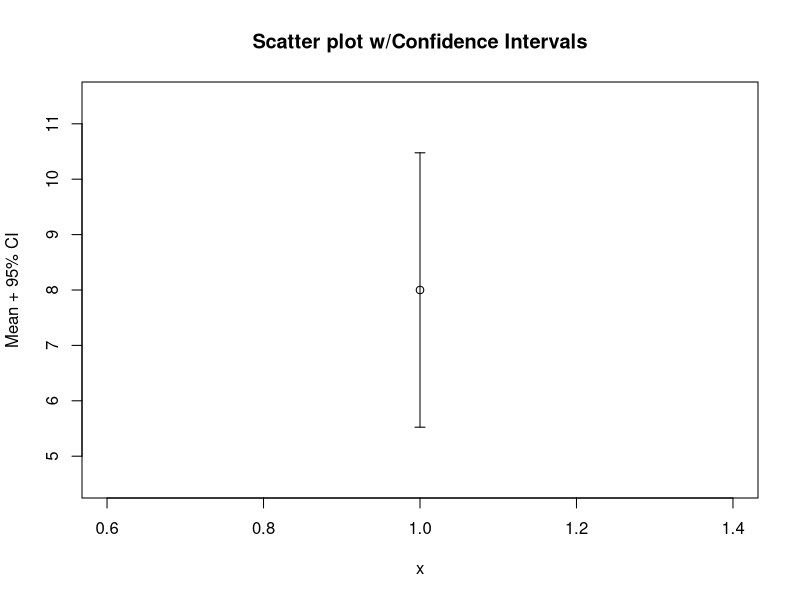
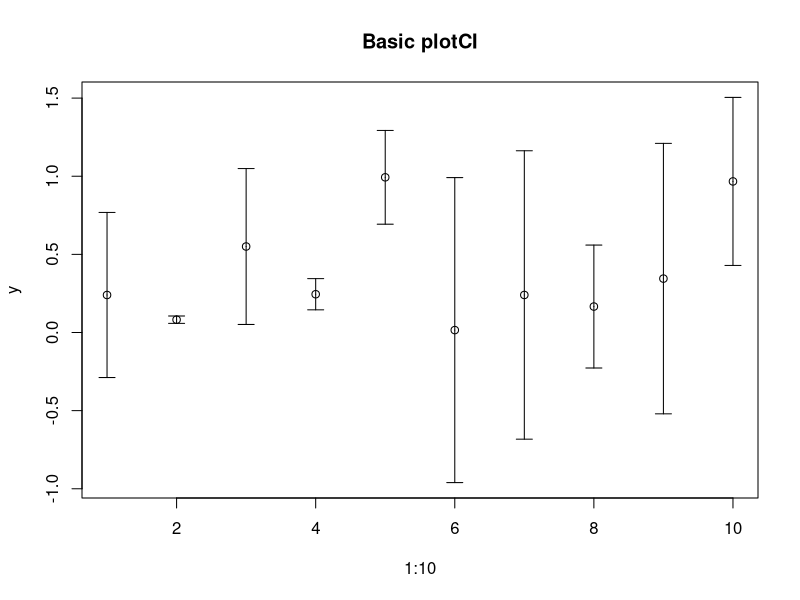

Reproduce these figures in R, in order.
# -------------------------------------------------------------------------------
# This sample code shows how to create a basic graph with 95% confidence interval 
# bars.  Note: the CI calculation is  t * sdev / sqrt(N).  Of course, t is the t 
# table value for a given degree of freedom (DF), calculated as N - 1.
#
# Information about plotting confidence intervals in ggplot2 can be found at:
#    https://www.quora.com/How-do-you-graph-a-confidence-interval-in-ggplot2-R
# -------------------------------------------------------------------------------

# Generate a vector of numbers.

tmp <- c(1,2,3,4,5,6,7,8,9,10,11,12,13,14,15)

# The t-test function calculates confidence intervals. 

t_test <- t.test(tmp)

ci_low  <- t_test$conf.int[1]
ci_high <- t_test$conf.int[2]

tmp_mean <- mean(tmp)

x <- 1

# Plot the mean...

plot(x, tmp_mean,
     ylab = 'Mean + 95% CI',
     main = 'Scatter plot w/Confidence Intervals',
     ylim = range(c(ci_high + 1, ci_low - 1)))

# ... and overlay with it confidence interval (CI) bars using the arrow() function.

arrows(x, ci_low, x, ci_high, length = 0.05, angle = 90, code = 3)

# -------------------------------------------------------------------------------
# The plotrix library provides a variety of functions for generating CI plots.
# -------------------------------------------------------------------------------

library(plotrix)

# Generate two vectors of numbers from a uniform distribution...

y   <- runif(10)
err <- runif(10)

# ... and then plot.

plotCI(1:10, y, err, main = 'Basic plotCI')



 
